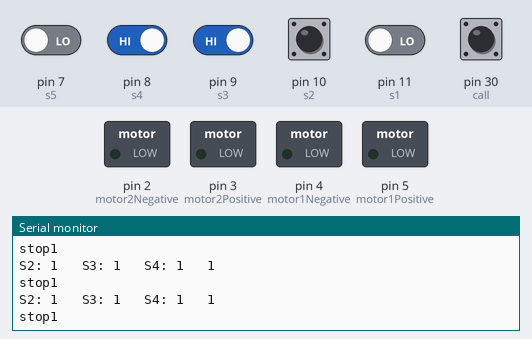
The sketch below on a simulated Arduino Mega 2560, built with avr-gcc and run on an emulated ATmega2560. On the bench: switched loads named in the sketch (green lamp = pin HIGH), the last lines printed to the serial monitor. The inputs (shaded band) are chosen by the test bench; at power-on: pin 8 (s4), pin 9 (s3), pin 10 (s2), pin 30 (call) HIGH, pin 7 (s5), pin 11 (s1) LOW.

Above: at 1.2 s.
1.3 s: pin 8 (s4) driven LOW
At 2.3 s:
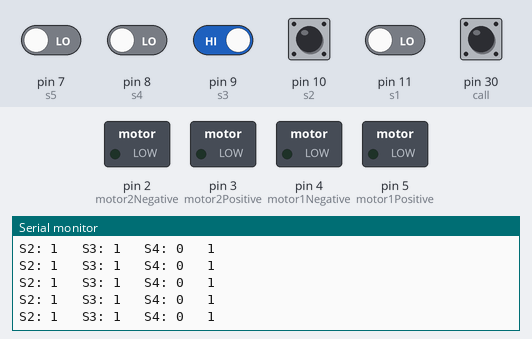
4.3 s: pin 30 (call) pulled LOW for 1 s
8.3 s: pin 30 (call) pulled LOW for 1 s
12.3 s: pin 30 (call) pulled LOW for 0.15 s
15.4 s: pin 8 (s4) driven HIGH
At 15.9 s:
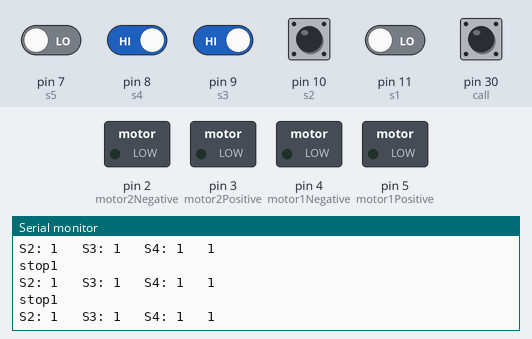
18.4 s: pin 9 (s3) driven LOW
At 19.2 s:
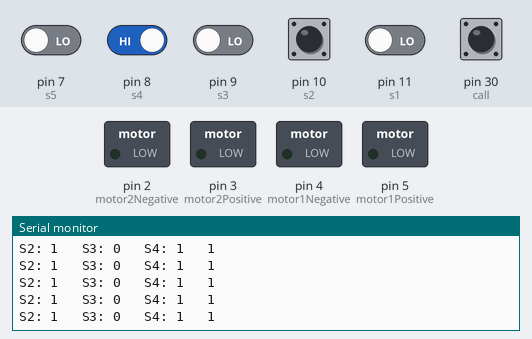

The sketch:

code_engine.ino
```cpp
int motor1Positive = 5;       //2 động cơ bên phải
int motor1Negative = 4;

int motor2Positive = 3;       //2 động cơ bên trái
int motor2Negative = 2;

int callValue;
#define call 30

int  giatri1 ; //Đọc giá trị cảm biến s1 và gán vào biến giatri1
int  giatri2;
  int  giatri3;
  int  giatri4;
  int  giatri5;
int signal;


// do line
int s1 = 11; // Cảm biến trái ngoài cùng
int s2 = 10;
int s3 = 9; // Cảm biến giữa
int s4 = 8;
int s5 = 7; // Cảm biến phải ngoài cùng


void setup() {
  // put your setup code here, to run once:
  Serial.begin(9600);

  pinMode(motor1Positive, OUTPUT);
  pinMode(motor1Negative, OUTPUT);
  pinMode(motor2Positive, OUTPUT);
  pinMode(motor2Negative, OUTPUT);
  pinMode(call,INPUT_PULLUP);


  //do line

  pinMode(s1, INPUT); //Cảm biến nhận tín hiệu
  pinMode(s2, INPUT);
  pinMode(s3, INPUT);
  pinMode(s4, INPUT);
  pinMode(s5, INPUT);

}

//void DoLine()
//{
//  int  giatri1 = digitalRead(s1); //Đọc giá trị cảm biến s1 và gán vào biến giatri1
//  int  giatri2 = digitalRead(s2);
//  int  giatri3 = digitalRead(s3);
//  int  giatri4 = digitalRead(s4);
//  int  giatri5 = digitalRead(s5);
//
//  Serial.print("S1: ");
//  Serial.print(giatri1);Serial.print("   ");
//  Serial.print("S2: ");
//  Serial.print(giatri2);Serial.print("   ");
//  Serial.print("S3: ");
//  Serial.print(giatri3);Serial.print("   ");
//  Serial.print("S4: ");
//  Serial.print(giatri4);Serial.print("   ");
//  Serial.print("S5: ");
//  Serial.println(giatri5);
//
//  delay(1000);
//
//  // Đọc được line trả giá trị 1, else 0
//
//  if ((giatri2 == 0) && (giatri3 == 0) && (giatri4 == 0))
//  {
//    signal = 1; // Line có 2 đường thằng mà chỉ khi sensor số 2 và 4 đọc thì mới chạy, còn 3 cái còn lại ko
//  }
//  else
//  {
//    signal = 0; // Có thể thêm các warning dùng loa âm thanh (hoặc robot tự chỉnh - complex hơn)
//  }
//}

void turnRight() {
  digitalWrite(motor1Positive, HIGH);
  digitalWrite(motor1Negative, LOW);
  digitalWrite(motor2Positive, HIGH);
  digitalWrite(motor2Negative, LOW);
}

void turnLeft() {
  digitalWrite(motor1Positive, LOW);
  digitalWrite(motor1Negative, HIGH);
  digitalWrite(motor2Positive, LOW);
  digitalWrite(motor2Negative, HIGH);
}

void goForward() {
  digitalWrite(motor2Positive, HIGH);
  digitalWrite(motor2Negative, LOW);
  digitalWrite(motor1Positive, LOW);
  digitalWrite(motor1Negative, HIGH);
}

void goBackward() {
  digitalWrite(motor2Positive, LOW);
  digitalWrite(motor2Negative, HIGH);
  digitalWrite(motor1Positive, HIGH);
  digitalWrite(motor1Negative, LOW);
}

void stop() {
  digitalWrite(motor1Positive, LOW);
  digitalWrite(motor1Negative, LOW);
  digitalWrite(motor2Positive, LOW);
  digitalWrite(motor2Negative, LOW);
}

void loop()
{
  int  giatri1 = digitalRead(s1); //Đọc giá trị cảm biến s1 và gán vào biến giatri1
 int  giatri2 = digitalRead(s2);
  int  giatri3 = digitalRead(s3);
  int  giatri4 = digitalRead(s4);
  int  giatri5 = digitalRead(s5);

 Serial.print("S2: ");
 Serial.print(giatri2);Serial.print("   ");
 Serial.print("S3: ");
 Serial.print(giatri3);Serial.print("   ");
 Serial.print("S4: ");
 Serial.print(giatri4);Serial.print("   ");
  Serial.println(digitalRead(call));
  if (digitalRead(call) == 1) {
    if ((giatri2 == 0) && (giatri3 == 0) && (giatri4 == 0)) {
      Serial.print("Di thang");
      goForward();
    } else if ((giatri2 == 1) && (giatri3 == 1) && (giatri4 == 1)) {
      stop();
      Serial.println("stop1");
    }
  } else if (digitalRead(call) == 0) {
    stop();
    Serial.println("stop2");
  }

}
```

Measured:
- after the input at 1.3 s, the serial monitor: prints a new line after 0.08 s (image 1)
- after the input at 15.4 s, the serial monitor: prints a new line after 0.07 s (image 2)
- after the input at 18.4 s, the serial monitor: prints a new line after 0.08 s (image 3)
